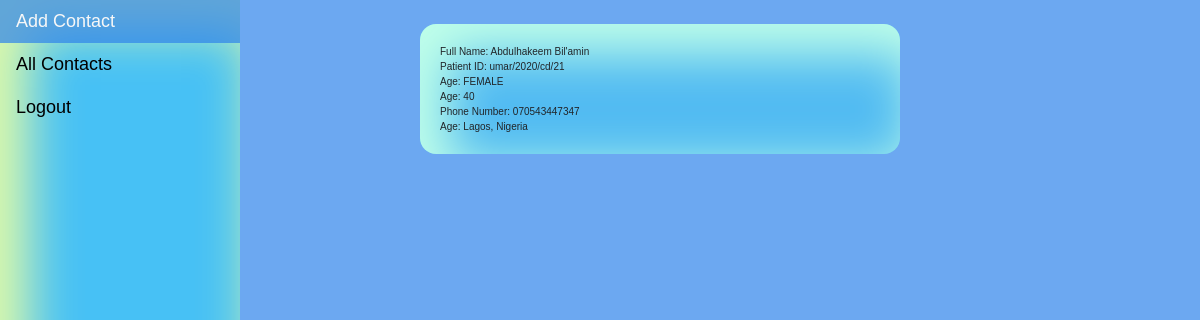
The page /view-contact/8/ (signed in) on the database its author committed.
### contact/models.py (models this page shows, shortened)
class Contact(models.Model):
    SEX = (
        ("MALE", "Male"),
        ("FEMALE", "Female"),
    )
    full_name = models.CharField(
        max_length=200,
        null=True,
        help_text="Enter your First name, middle name then last name",
    )
    card_ID = models.CharField(max_length=100, null=True)
    age = models.PositiveIntegerField()
    sex = models.CharField(max_length=7, choices=SEX, blank=True)
    tel = models.CharField(max_length=300, null=True)
    address = models.TextField()
    date_created = models.DateTimeField(auto_now_add=True, auto_now=False)
    date_updated = models.DateTimeField(auto_now_add=False, auto_now=True)
    class Meta:
        ordering = ["-date_updated"]
        verbose_name = "Register"
        verbose_name_plural = "Contacts"

### contact/views.py (the view)
# urls.py: path("view-contact/<str:view>/", views.ViewDetail, name="view"),
def ViewDetail(request, view):
    view_detail = Contact.objects.filter(id=view)
    context = {
        "view":view_detail,
    }
    return render(request, "other/view.html", context)

### contact/templates/other/view.html (shortened to what this page needs)
{% extends 'base/home.html' %}
{% block content %}
{% if user.is_authenticated %}
<br>
<div class="form1">
    {% for i in view %}
    Full Name: {{i.full_name}}
    <br>
    Patient ID: {{i.card_ID}}
    <br>
    Age: {{i.sex}}
    <br>
    Age: {{i.age}}
    <br>
    Phone Number: {{i.tel}}
    <br>
    Age: {{i.address}}
    {% endfor %}
</div>
{% else %}
<div class="form1">
    Your are not authorized to view this page
</div>
{% endif %}
{% endblock %}

### static/css/index.css (style rules this page uses)
body { margin: 0; background-color:rgba(46, 132, 236, 0.7); }
.form1 { margin-left: 35%; width: 40%; border: 1px; padding: 20px; border-radius: 1rem; background-size: 10px; background-color: #4bc1f3cb; font-family:Verdana, Geneva, Tahoma, sans-serif; font-size:10px; font-weight:lighter; box-shadow: 20px 20px 50px 10px rgb(192, 255, 233) inset; }

### rows shown on the page
Contact: full_name "Abdulhakeem Bil'amin", card_ID "umar/2020/cd/21", sex "FEMALE", age "40", tel "070543447347", address "Lagos, Nigeria"
